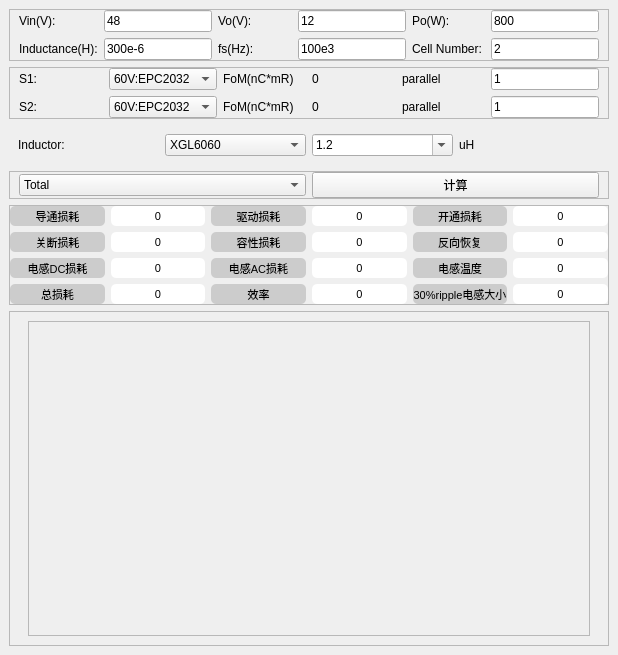
<?xml version="1.0" encoding="UTF-8"?>
<ui version="4.0">
 <class>MainWindow</class>
 <widget class="QMainWindow" name="MainWindow">
  <property name="geometry">
   <rect>
    <x>0</x>
    <y>0</y>
    <width>618</width>
    <height>655</height>
   </rect>
  </property>
  <property name="windowTitle">
   <string>MainWindow</string>
  </property>
  <property name="styleSheet">
   <string notr="true">*{
font-family:&quot;Microsoft Yahei&quot;;
font-size:12px;
}</string>
  </property>
  <widget class="QWidget" name="centralwidget">
   <layout class="QVBoxLayout" name="verticalLayout">
    <item>
     <widget class="QFrame" name="frame">
      <property name="frameShape">
       <enum>QFrame::StyledPanel</enum>
      </property>
      <property name="frameShadow">
       <enum>QFrame::Raised</enum>
      </property>
      <layout class="QGridLayout" name="gridLayout">
       <property name="topMargin">
        <number>0</number>
       </property>
       <property name="bottomMargin">
        <number>0</number>
       </property>
       <item row="1" column="2">
        <widget class="QLabel" name="label_7">
         <property name="text">
          <string>fs(Hz):</string>
         </property>
        </widget>
       </item>
       <item row="1" column="5">
        <widget class="QLineEdit" name="value_ncell">
         <property name="sizePolicy">
          <sizepolicy hsizetype="Preferred" vsizetype="Fixed">
           <horstretch>0</horstretch>
           <verstretch>0</verstretch>
          </sizepolicy>
         </property>
         <property name="text">
          <string>2</string>
         </property>
        </widget>
       </item>
       <item row="1" column="4">
        <widget class="QLabel" name="label_2">
         <property name="text">
          <string>Cell Number:</string>
         </property>
        </widget>
       </item>
       <item row="0" column="4">
        <widget class="QLabel" name="label_6">
         <property name="text">
          <string>Po(W):</string>
         </property>
        </widget>
       </item>
       <item row="0" column="5">
        <widget class="QLineEdit" name="value_po">
         <property name="sizePolicy">
          <sizepolicy hsizetype="Preferred" vsizetype="Fixed">
           <horstretch>0</horstretch>
           <verstretch>0</verstretch>
          </sizepolicy>
         </property>
         <property name="minimumSize">
          <size>
           <width>70</width>
           <height>0</height>
          </size>
         </property>
         <property name="text">
          <string>800</string>
         </property>
        </widget>
       </item>
       <item row="0" column="3">
        <widget class="QLineEdit" name="value_vo">
         <property name="sizePolicy">
          <sizepolicy hsizetype="Preferred" vsizetype="Fixed">
           <horstretch>0</horstretch>
           <verstretch>0</verstretch>
          </sizepolicy>
         </property>
         <property name="text">
          <string>12</string>
         </property>
        </widget>
       </item>
       <item row="0" column="0">
        <widget class="QLabel" name="label_3">
         <property name="text">
          <string>Vin(V):</string>
         </property>
        </widget>
       </item>
       <item row="1" column="1">
        <widget class="QLineEdit" name="value_ind">
         <property name="sizePolicy">
          <sizepolicy hsizetype="Preferred" vsizetype="Fixed">
           <horstretch>0</horstretch>
           <verstretch>0</verstretch>
          </sizepolicy>
         </property>
         <property name="text">
          <string>300e-6</string>
         </property>
        </widget>
       </item>
       <item row="1" column="3">
        <widget class="QLineEdit" name="value_fs">
         <property name="sizePolicy">
          <sizepolicy hsizetype="Preferred" vsizetype="Fixed">
           <horstretch>0</horstretch>
           <verstretch>0</verstretch>
          </sizepolicy>
         </property>
         <property name="text">
          <string>100e3</string>
         </property>
        </widget>
       </item>
       <item row="1" column="0">
        <widget class="QLabel" name="label_5">
         <property name="text">
          <string>Inductance(H):</string>
         </property>
        </widget>
       </item>
       <item row="0" column="1">
        <widget class="QLineEdit" name="value_vin">
         <property name="sizePolicy">
          <sizepolicy hsizetype="Preferred" vsizetype="Fixed">
           <horstretch>0</horstretch>
           <verstretch>0</verstretch>
          </sizepolicy>
         </property>
         <property name="text">
          <string>48</string>
         </property>
        </widget>
       </item>
       <item row="0" column="2">
        <widget class="QLabel" name="label">
         <property name="text">
          <string>Vo(V):</string>
         </property>
        </widget>
       </item>
      </layout>
     </widget>
    </item>
    <item>
     <widget class="QFrame" name="frame_2">
      <property name="frameShape">
       <enum>QFrame::StyledPanel</enum>
      </property>
      <property name="frameShadow">
       <enum>QFrame::Raised</enum>
      </property>
      <layout class="QGridLayout" name="gridLayout_2">
       <property name="topMargin">
        <number>0</number>
       </property>
       <property name="bottomMargin">
        <number>0</number>
       </property>
       <item row="0" column="5">
        <widget class="QLineEdit" name="value_mos1_parallel">
         <property name="sizePolicy">
          <sizepolicy hsizetype="Preferred" vsizetype="Fixed">
           <horstretch>0</horstretch>
           <verstretch>0</verstretch>
          </sizepolicy>
         </property>
         <property name="text">
          <string>1</string>
         </property>
        </widget>
       </item>
       <item row="1" column="5">
        <widget class="QLineEdit" name="value_mos2_parallel">
         <property name="sizePolicy">
          <sizepolicy hsizetype="Preferred" vsizetype="Fixed">
           <horstretch>0</horstretch>
           <verstretch>0</verstretch>
          </sizepolicy>
         </property>
         <property name="text">
          <string>1</string>
         </property>
        </widget>
       </item>
       <item row="1" column="0">
        <widget class="QLabel" name="label_9">
         <property name="text">
          <string>S2:</string>
         </property>
        </widget>
       </item>
       <item row="0" column="0">
        <widget class="QLabel" name="label_8">
         <property name="text">
          <string>S1:</string>
         </property>
        </widget>
       </item>
       <item row="1" column="4">
        <widget class="QLabel" name="label_11">
         <property name="text">
          <string>parallel</string>
         </property>
        </widget>
       </item>
       <item row="1" column="2">
        <widget class="QLabel" name="label_13">
         <property name="text">
          <string>FoM(nC*mR)</string>
         </property>
        </widget>
       </item>
       <item row="0" column="2">
        <widget class="QLabel" name="label_4">
         <property name="text">
          <string>FoM(nC*mR)</string>
         </property>
        </widget>
       </item>
       <item row="1" column="1">
        <widget class="QComboBox" name="value_mos2">
         <item>
          <property name="text">
           <string>60V:EPC2032</string>
          </property>
         </item>
        </widget>
       </item>
       <item row="0" column="4">
        <widget class="QLabel" name="label_10">
         <property name="text">
          <string>parallel</string>
         </property>
        </widget>
       </item>
       <item row="0" column="3">
        <widget class="QLabel" name="value_FoM1">
         <property name="text">
          <string>0</string>
         </property>
        </widget>
       </item>
       <item row="0" column="1">
        <widget class="QComboBox" name="value_mos1">
         <item>
          <property name="text">
           <string comment="test" extracomment="test">60V:EPC2032</string>
          </property>
         </item>
         <item>
          <property name="text">
           <string>新建项目</string>
          </property>
         </item>
        </widget>
       </item>
       <item row="1" column="3">
        <widget class="QLabel" name="value_FoM2">
         <property name="text">
          <string>0</string>
         </property>
        </widget>
       </item>
      </layout>
     </widget>
    </item>
    <item>
     <widget class="QWidget" name="horizontalWidget" native="true">
      <layout class="QHBoxLayout" name="horizontalLayout_2">
       <property name="leftMargin">
        <number>9</number>
       </property>
       <property name="rightMargin">
        <number>9</number>
       </property>
       <item>
        <widget class="QLabel" name="label_12">
         <property name="text">
          <string>Inductor:</string>
         </property>
        </widget>
       </item>
       <item>
        <widget class="QComboBox" name="value_ind_series">
         <item>
          <property name="text">
           <string>XGL6060</string>
          </property>
         </item>
        </widget>
       </item>
       <item>
        <widget class="QComboBox" name="value_ind_inductance">
         <property name="editable">
          <bool>true</bool>
         </property>
         <item>
          <property name="text">
           <string>1.2</string>
          </property>
         </item>
        </widget>
       </item>
       <item>
        <widget class="QLabel" name="label_14">
         <property name="text">
          <string>uH</string>
         </property>
        </widget>
       </item>
      </layout>
     </widget>
    </item>
    <item>
     <widget class="QFrame" name="frame_5">
      <property name="frameShape">
       <enum>QFrame::StyledPanel</enum>
      </property>
      <property name="frameShadow">
       <enum>QFrame::Raised</enum>
      </property>
      <layout class="QHBoxLayout" name="horizontalLayout">
       <property name="topMargin">
        <number>0</number>
       </property>
       <property name="bottomMargin">
        <number>0</number>
       </property>
       <item>
        <widget class="QComboBox" name="comboBox_4">
         <item>
          <property name="text">
           <string>Total</string>
          </property>
         </item>
         <item>
          <property name="text">
           <string>Mos1</string>
          </property>
         </item>
         <item>
          <property name="text">
           <string>Mos2</string>
          </property>
         </item>
        </widget>
       </item>
       <item>
        <widget class="QPushButton" name="pushButton">
         <property name="text">
          <string>计算</string>
         </property>
        </widget>
       </item>
      </layout>
     </widget>
    </item>
    <item alignment="Qt::AlignHCenter">
     <widget class="QFrame" name="frame_3">
      <property name="minimumSize">
       <size>
        <width>600</width>
        <height>100</height>
       </size>
      </property>
      <property name="frameShape">
       <enum>QFrame::StyledPanel</enum>
      </property>
      <property name="frameShadow">
       <enum>QFrame::Raised</enum>
      </property>
      <layout class="QGridLayout" name="gridLayout_3">
       <property name="leftMargin">
        <number>0</number>
       </property>
       <property name="topMargin">
        <number>0</number>
       </property>
       <property name="rightMargin">
        <number>0</number>
       </property>
       <property name="bottomMargin">
        <number>0</number>
       </property>
       <property name="spacing">
        <number>0</number>
       </property>
       <item row="0" column="0">
        <widget class="QWidget" name="widget" native="true">
         <property name="styleSheet">
          <string notr="true">QLabel{
background:white;
border-radius:5px;
font-size:11px;
}</string>
         </property>
         <layout class="QGridLayout" name="gridLayout_4">
          <property name="leftMargin">
           <number>0</number>
          </property>
          <property name="topMargin">
           <number>0</number>
          </property>
          <property name="rightMargin">
           <number>0</number>
          </property>
          <property name="bottomMargin">
           <number>0</number>
          </property>
          <item row="0" column="3">
           <widget class="QLabel" name="value_loss_dri">
            <property name="minimumSize">
             <size>
              <width>0</width>
              <height>20</height>
             </size>
            </property>
            <property name="text">
             <string>0</string>
            </property>
            <property name="alignment">
             <set>Qt::AlignCenter</set>
            </property>
           </widget>
          </item>
          <item row="3" column="2">
           <widget class="QLabel" name="label_loss_eff">
            <property name="minimumSize">
             <size>
              <width>0</width>
              <height>20</height>
             </size>
            </property>
            <property name="styleSheet">
             <string notr="true">QLabel{
background-color:#CCCCCC;
}</string>
            </property>
            <property name="text">
             <string>效率</string>
            </property>
            <property name="alignment">
             <set>Qt::AlignCenter</set>
            </property>
           </widget>
          </item>
          <item row="3" column="1">
           <widget class="QLabel" name="value_loss_total">
            <property name="minimumSize">
             <size>
              <width>0</width>
              <height>20</height>
             </size>
            </property>
            <property name="text">
             <string>0</string>
            </property>
            <property name="alignment">
             <set>Qt::AlignCenter</set>
            </property>
           </widget>
          </item>
          <item row="0" column="4">
           <widget class="QLabel" name="label_loss_on">
            <property name="minimumSize">
             <size>
              <width>0</width>
              <height>20</height>
             </size>
            </property>
            <property name="styleSheet">
             <string notr="true">QLabel{
background-color:#CCCCCC;
}</string>
            </property>
            <property name="text">
             <string>开通损耗</string>
            </property>
            <property name="alignment">
             <set>Qt::AlignCenter</set>
            </property>
           </widget>
          </item>
          <item row="3" column="0">
           <widget class="QLabel" name="label_loss_total">
            <property name="minimumSize">
             <size>
              <width>0</width>
              <height>20</height>
             </size>
            </property>
            <property name="styleSheet">
             <string notr="true">QLabel{
background-color:#CCCCCC;
}</string>
            </property>
            <property name="text">
             <string>总损耗</string>
            </property>
            <property name="alignment">
             <set>Qt::AlignCenter</set>
            </property>
           </widget>
          </item>
          <item row="1" column="2">
           <widget class="QLabel" name="label_loss_cap">
            <property name="minimumSize">
             <size>
              <width>0</width>
              <height>20</height>
             </size>
            </property>
            <property name="styleSheet">
             <string notr="true">QLabel{
background-color:#CCCCCC;
}</string>
            </property>
            <property name="text">
             <string>容性损耗</string>
            </property>
            <property name="alignment">
             <set>Qt::AlignCenter</set>
            </property>
           </widget>
          </item>
          <item row="1" column="3">
           <widget class="QLabel" name="value_loss_cap">
            <property name="minimumSize">
             <size>
              <width>0</width>
              <height>20</height>
             </size>
            </property>
            <property name="text">
             <string>0</string>
            </property>
            <property name="alignment">
             <set>Qt::AlignCenter</set>
            </property>
           </widget>
          </item>
          <item row="0" column="2">
           <widget class="QLabel" name="label_loss_dri">
            <property name="minimumSize">
             <size>
              <width>0</width>
              <height>20</height>
             </size>
            </property>
            <property name="styleSheet">
             <string notr="true">QLabel{
background-color:#CCCCCC;
}</string>
            </property>
            <property name="text">
             <string>驱动损耗</string>
            </property>
            <property name="alignment">
             <set>Qt::AlignCenter</set>
            </property>
           </widget>
          </item>
          <item row="0" column="5">
           <widget class="QLabel" name="value_loss_on">
            <property name="minimumSize">
             <size>
              <width>0</width>
              <height>20</height>
             </size>
            </property>
            <property name="text">
             <string>0</string>
            </property>
            <property name="alignment">
             <set>Qt::AlignCenter</set>
            </property>
           </widget>
          </item>
          <item row="0" column="0">
           <widget class="QLabel" name="label_loss_con">
            <property name="minimumSize">
             <size>
              <width>0</width>
              <height>20</height>
             </size>
            </property>
            <property name="styleSheet">
             <string notr="true">QLabel{
background-color:#CCCCCC;
}</string>
            </property>
            <property name="text">
             <string>导通损耗</string>
            </property>
            <property name="alignment">
             <set>Qt::AlignCenter</set>
            </property>
           </widget>
          </item>
          <item row="1" column="0">
           <widget class="QLabel" name="label_loss_off">
            <property name="minimumSize">
             <size>
              <width>0</width>
              <height>20</height>
             </size>
            </property>
            <property name="styleSheet">
             <string notr="true">QLabel{
background-color:#CCCCCC;
}</string>
            </property>
            <property name="text">
             <string>关断损耗</string>
            </property>
            <property name="alignment">
             <set>Qt::AlignCenter</set>
            </property>
           </widget>
          </item>
          <item row="1" column="4">
           <widget class="QLabel" name="label_loss_qrr">
            <property name="minimumSize">
             <size>
              <width>0</width>
              <height>20</height>
             </size>
            </property>
            <property name="styleSheet">
             <string notr="true">QLabel{
background-color:#CCCCCC;
}</string>
            </property>
            <property name="text">
             <string>反向恢复</string>
            </property>
            <property name="alignment">
             <set>Qt::AlignCenter</set>
            </property>
           </widget>
          </item>
          <item row="0" column="1">
           <widget class="QLabel" name="value_loss_con">
            <property name="minimumSize">
             <size>
              <width>0</width>
              <height>20</height>
             </size>
            </property>
            <property name="text">
             <string>0</string>
            </property>
            <property name="alignment">
             <set>Qt::AlignCenter</set>
            </property>
           </widget>
          </item>
          <item row="1" column="1">
           <widget class="QLabel" name="value_loss_off">
            <property name="minimumSize">
             <size>
              <width>0</width>
              <height>20</height>
             </size>
            </property>
            <property name="text">
             <string>0</string>
            </property>
            <property name="alignment">
             <set>Qt::AlignCenter</set>
            </property>
           </widget>
          </item>
          <item row="3" column="3">
           <widget class="QLabel" name="value_loss_eff">
            <property name="minimumSize">
             <size>
              <width>0</width>
              <height>20</height>
             </size>
            </property>
            <property name="text">
             <string>0</string>
            </property>
            <property name="alignment">
             <set>Qt::AlignCenter</set>
            </property>
           </widget>
          </item>
          <item row="1" column="5">
           <widget class="QLabel" name="value_loss_qrr">
            <property name="minimumSize">
             <size>
              <width>0</width>
              <height>20</height>
             </size>
            </property>
            <property name="text">
             <string>0</string>
            </property>
            <property name="alignment">
             <set>Qt::AlignCenter</set>
            </property>
           </widget>
          </item>
          <item row="2" column="0">
           <widget class="QLabel" name="label_loss_cap_2">
            <property name="minimumSize">
             <size>
              <width>0</width>
              <height>20</height>
             </size>
            </property>
            <property name="styleSheet">
             <string notr="true">QLabel{
background-color:#CCCCCC;
}</string>
            </property>
            <property name="text">
             <string>电感DC损耗</string>
            </property>
            <property name="alignment">
             <set>Qt::AlignCenter</set>
            </property>
           </widget>
          </item>
          <item row="2" column="1">
           <widget class="QLabel" name="value_loss_ind_dc">
            <property name="minimumSize">
             <size>
              <width>0</width>
              <height>20</height>
             </size>
            </property>
            <property name="text">
             <string>0</string>
            </property>
            <property name="alignment">
             <set>Qt::AlignCenter</set>
            </property>
           </widget>
          </item>
          <item row="2" column="2">
           <widget class="QLabel" name="label_loss_cap_3">
            <property name="minimumSize">
             <size>
              <width>0</width>
              <height>20</height>
             </size>
            </property>
            <property name="styleSheet">
             <string notr="true">QLabel{
background-color:#CCCCCC;
}</string>
            </property>
            <property name="text">
             <string>电感AC损耗</string>
            </property>
            <property name="alignment">
             <set>Qt::AlignCenter</set>
            </property>
           </widget>
          </item>
          <item row="2" column="3">
           <widget class="QLabel" name="value_loss_ind_ac">
            <property name="minimumSize">
             <size>
              <width>0</width>
              <height>20</height>
             </size>
            </property>
            <property name="text">
             <string>0</string>
            </property>
            <property name="alignment">
             <set>Qt::AlignCenter</set>
            </property>
           </widget>
          </item>
          <item row="3" column="4">
           <widget class="QLabel" name="label_loss_qrr_3">
            <property name="minimumSize">
             <size>
              <width>0</width>
              <height>20</height>
             </size>
            </property>
            <property name="styleSheet">
             <string notr="true">QLabel{
background-color:#CCCCCC;
}</string>
            </property>
            <property name="text">
             <string>30%ripple电感大小</string>
            </property>
            <property name="alignment">
             <set>Qt::AlignCenter</set>
            </property>
           </widget>
          </item>
          <item row="3" column="5">
           <widget class="QLabel" name="value_ind_30per">
            <property name="minimumSize">
             <size>
              <width>0</width>
              <height>20</height>
             </size>
            </property>
            <property name="text">
             <string>0</string>
            </property>
            <property name="alignment">
             <set>Qt::AlignCenter</set>
            </property>
           </widget>
          </item>
          <item row="2" column="4">
           <widget class="QLabel" name="label_loss_qrr_4">
            <property name="minimumSize">
             <size>
              <width>0</width>
              <height>20</height>
             </size>
            </property>
            <property name="styleSheet">
             <string notr="true">QLabel{
background-color:#CCCCCC;
}</string>
            </property>
            <property name="text">
             <string>电感温度</string>
            </property>
            <property name="alignment">
             <set>Qt::AlignCenter</set>
            </property>
           </widget>
          </item>
          <item row="2" column="5">
           <widget class="QLabel" name="value_temp_ind">
            <property name="minimumSize">
             <size>
              <width>0</width>
              <height>20</height>
             </size>
            </property>
            <property name="text">
             <string>0</string>
            </property>
            <property name="alignment">
             <set>Qt::AlignCenter</set>
            </property>
           </widget>
          </item>
         </layout>
        </widget>
       </item>
      </layout>
     </widget>
    </item>
    <item>
     <widget class="QFrame" name="frame_4">
      <property name="frameShape">
       <enum>QFrame::StyledPanel</enum>
      </property>
      <property name="frameShadow">
       <enum>QFrame::Raised</enum>
      </property>
      <layout class="QVBoxLayout" name="verticalLayout_2">
       <property name="topMargin">
        <number>0</number>
       </property>
       <property name="bottomMargin">
        <number>0</number>
       </property>
       <item>
        <widget class="QStackedWidget" name="stackedWidget">
         <property name="currentIndex">
          <number>0</number>
         </property>
         <widget class="QWidget" name="page">
          <layout class="QVBoxLayout" name="verticalLayout_3">
           <item>
            <widget class="QFrame" name="plot_frame">
             <property name="sizePolicy">
              <sizepolicy hsizetype="Preferred" vsizetype="Expanding">
               <horstretch>0</horstretch>
               <verstretch>0</verstretch>
              </sizepolicy>
             </property>
             <property name="minimumSize">
              <size>
               <width>0</width>
               <height>300</height>
              </size>
             </property>
             <property name="frameShape">
              <enum>QFrame::StyledPanel</enum>
             </property>
             <property name="frameShadow">
              <enum>QFrame::Raised</enum>
             </property>
            </widget>
           </item>
          </layout>
         </widget>
         <widget class="QWidget" name="page_2"/>
        </widget>
       </item>
      </layout>
     </widget>
    </item>
   </layout>
  </widget>
  <widget class="QMenuBar" name="menubar">
   <property name="geometry">
    <rect>
     <x>0</x>
     <y>0</y>
     <width>618</width>
     <height>22</height>
    </rect>
   </property>
  </widget>
 </widget>
 <resources/>
 <connections>
  <connection>
   <sender>value_vin</sender>
   <signal>textChanged(QString)</signal>
   <receiver>MainWindow</receiver>
   <slot>filter_mosfet()</slot>
   <hints>
    <hint type="sourcelabel">
     <x>142</x>
     <y>51</y>
    </hint>
    <hint type="destinationlabel">
     <x>117</x>
     <y>104</y>
    </hint>
   </hints>
  </connection>
  <connection>
   <sender>pushButton</sender>
   <signal>clicked()</signal>
   <receiver>MainWindow</receiver>
   <slot>loss_analysis()</slot>
   <hints>
    <hint type="sourcelabel">
     <x>598</x>
     <y>196</y>
    </hint>
    <hint type="destinationlabel">
     <x>497</x>
     <y>225</y>
    </hint>
   </hints>
  </connection>
  <connection>
   <sender>value_ncell</sender>
   <signal>textChanged(QString)</signal>
   <receiver>MainWindow</receiver>
   <slot>filter_mosfet()</slot>
   <hints>
    <hint type="sourcelabel">
     <x>598</x>
     <y>79</y>
    </hint>
    <hint type="destinationlabel">
     <x>606</x>
     <y>100</y>
    </hint>
   </hints>
  </connection>
  <connection>
   <sender>value_mos1</sender>
   <signal>currentTextChanged(QString)</signal>
   <receiver>MainWindow</receiver>
   <slot>update_FoM()</slot>
   <hints>
    <hint type="sourcelabel">
     <x>172</x>
     <y>93</y>
    </hint>
    <hint type="destinationlabel">
     <x>233</x>
     <y>84</y>
    </hint>
   </hints>
  </connection>
  <connection>
   <sender>value_mos2</sender>
   <signal>currentTextChanged(QString)</signal>
   <receiver>MainWindow</receiver>
   <slot>update_FoM()</slot>
   <hints>
    <hint type="sourcelabel">
     <x>189</x>
     <y>127</y>
    </hint>
    <hint type="destinationlabel">
     <x>199</x>
     <y>138</y>
    </hint>
   </hints>
  </connection>
  <connection>
   <sender>value_ind_series</sender>
   <signal>currentIndexChanged(int)</signal>
   <receiver>MainWindow</receiver>
   <slot>update_inductance()</slot>
   <hints>
    <hint type="sourcelabel">
     <x>273</x>
     <y>150</y>
    </hint>
    <hint type="destinationlabel">
     <x>309</x>
     <y>166</y>
    </hint>
   </hints>
  </connection>
 </connections>
 <slots>
  <slot>loss_analysis()</slot>
  <slot>filter_mosfet()</slot>
  <slot>update_FoM()</slot>
  <slot>update_inductance()</slot>
 </slots>
</ui>
